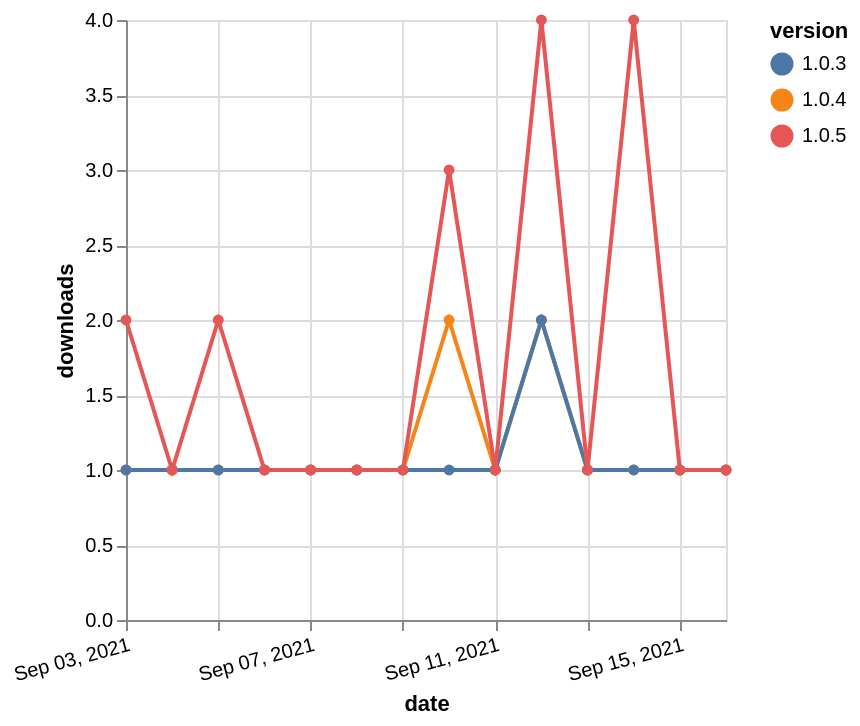

The specification (Vega-Lite) saved for this image:
### Vega-Lite specification from a JSON file in a GitHub repository (floating-point values rounded to 4 significant figures)
{"$schema": "https://vega.github.io/schema/vega-lite/v5.json", "description": "A simple bar chart with embedded data.", "data": {"values": [{"date": "2021-09-03", "total": 269, "delta": 1, "version": "1.0.4"}, {"date": "2021-09-04", "total": 270, "delta": 1, "version": "1.0.4"}, {"date": "2021-09-05", "total": 271, "delta": 1, "version": "1.0.4"}, {"date": "2021-09-06", "total": 272, "delta": 1, "version": "1.0.4"}, {"date": "2021-09-07", "total": 273, "delta": 1, "version": "1.0.4"}, {"date": "2021-09-08", "total": 274, "delta": 1, "version": "1.0.4"}, {"date": "2021-09-09", "total": 275, "delta": 1, "version": "1.0.4"}, {"date": "2021-09-10", "total": 277, "delta": 2, "version": "1.0.4"}, {"date": "2021-09-11", "total": 278, "delta": 1, "version": "1.0.4"}, {"date": "2021-09-12", "total": 280, "delta": 2, "version": "1.0.4"}, {"date": "2021-09-13", "total": 281, "delta": 1, "version": "1.0.4"}, {"date": "2021-09-14", "total": 282, "delta": 1, "version": "1.0.4"}, {"date": "2021-09-15", "total": 283, "delta": 1, "version": "1.0.4"}, {"date": "2021-09-16", "total": 284, "delta": 1, "version": "1.0.4"}, {"date": "2021-09-03", "total": 344, "delta": 1, "version": "1.0.3"}, {"date": "2021-09-04", "total": 345, "delta": 1, "version": "1.0.3"}, {"date": "2021-09-05", "total": 346, "delta": 1, "version": "1.0.3"}, {"date": "2021-09-06", "total": 347, "delta": 1, "version": "1.0.3"}, {"date": "2021-09-07", "total": 348, "delta": 1, "version": "1.0.3"}, {"date": "2021-09-08", "total": 349, "delta": 1, "version": "1.0.3"}, {"date": "2021-09-09", "total": 350, "delta": 1, "version": "1.0.3"}, {"date": "2021-09-10", "total": 351, "delta": 1, "version": "1.0.3"}, {"date": "2021-09-11", "total": 352, "delta": 1, "version": "1.0.3"}, {"date": "2021-09-12", "total": 354, "delta": 2, "version": "1.0.3"}, {"date": "2021-09-13", "total": 355, "delta": 1, "version": "1.0.3"}, {"date": "2021-09-14", "total": 356, "delta": 1, "version": "1.0.3"}, {"date": "2021-09-15", "total": 357, "delta": 1, "version": "1.0.3"}, {"date": "2021-09-16", "total": 358, "delta": 1, "version": "1.0.3"}, {"date": "2021-09-03", "total": 880, "delta": 2, "version": "1.0.5"}, {"date": "2021-09-04", "total": 881, "delta": 1, "version": "1.0.5"}, {"date": "2021-09-05", "total": 883, "delta": 2, "version": "1.0.5"}, {"date": "2021-09-06", "total": 884, "delta": 1, "version": "1.0.5"}, {"date": "2021-09-07", "total": 885, "delta": 1, "version": "1.0.5"}, {"date": "2021-09-08", "total": 886, "delta": 1, "version": "1.0.5"}, {"date": "2021-09-09", "total": 887, "delta": 1, "version": "1.0.5"}, {"date": "2021-09-10", "total": 890, "delta": 3, "version": "1.0.5"}, {"date": "2021-09-11", "total": 891, "delta": 1, "version": "1.0.5"}, {"date": "2021-09-12", "total": 895, "delta": 4, "version": "1.0.5"}, {"date": "2021-09-13", "total": 896, "delta": 1, "version": "1.0.5"}, {"date": "2021-09-14", "total": 900, "delta": 4, "version": "1.0.5"}, {"date": "2021-09-15", "total": 901, "delta": 1, "version": "1.0.5"}, {"date": "2021-09-16", "total": 902, "delta": 1, "version": "1.0.5"}]}, "width": "container", "mark": {"type": "line", "point": {"filled": true}}, "encoding": {"x": {"field": "date", "type": "temporal", "timeUnit": "yearmonthdate", "title": "date", "axis": {"labelAngle": -15}}, "y": {"field": "delta", "type": "quantitative", "title": "downloads"}, "color": {"field": "version", "type": "nominal"}, "tooltip": {"field": "delta"}}}
